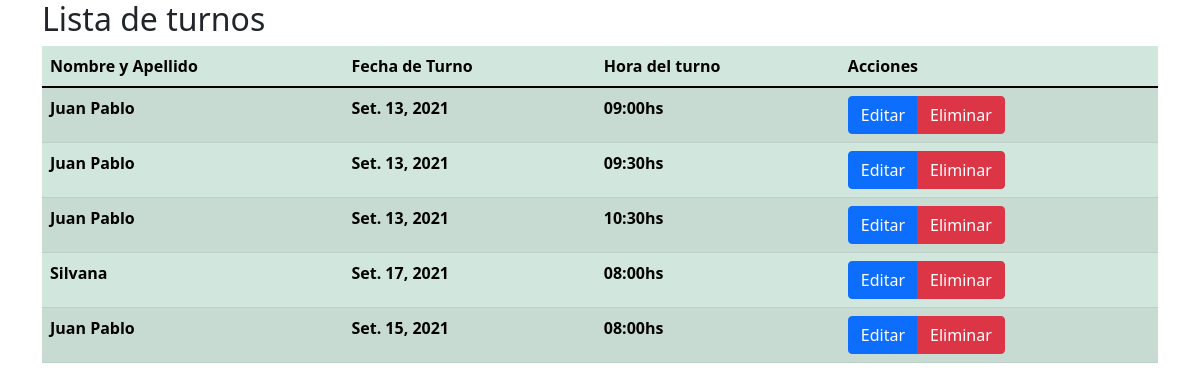
The app's page /lista_turnos, older data.
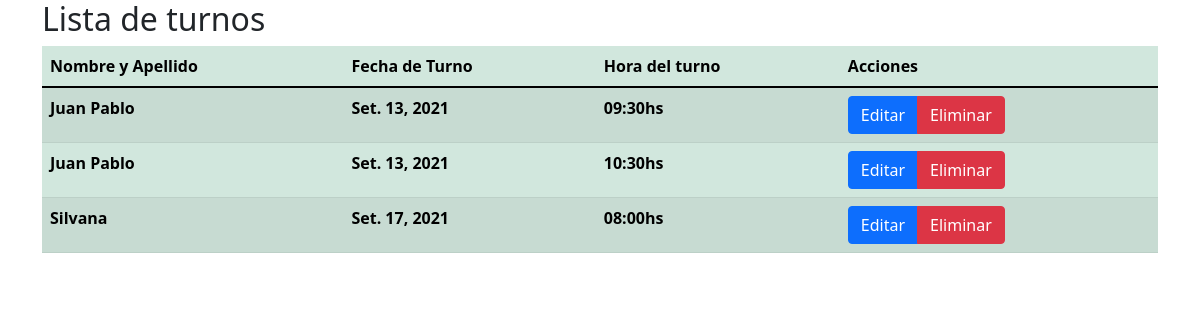
The same page, newer data.
### app/models.py (models this page shows, shortened)
class Turno(models.Model):
    nombre=models.CharField(max_length=64)
    dni=models.IntegerField(max_length=8,default=0)
    dia=models.ForeignKey(Dia,on_delete=models.CASCADE)
    hora=models.ForeignKey(Hora,on_delete=models.CASCADE)

class Dia(models.Model):
    dia=models.DateField()
    horario=models.ManyToManyField(Hora)

class Hora(models.Model):
    horas=models.CharField(max_length=64,choices=horas,default="08:00")
    def __str__(self):
        return f"{self.horas}"

### app/views.py (the view)
# urls.py: path('lista_turnos',views.ListaTurnos.as_view(template_name="app/lista_turnos.html"),name="lista_turnos"),
class ListaTurnos(ListView):
    model=Turno
    form=Turno
    fields="__all__"
    success_url=reverse_lazy('index')

### app/templates/app/lista_turnos.html (shortened to what this page needs)
<!DOCTYPE html>
<html lang="es">
<head>
</head>
<body>
{% extends "app/base.html" %}
{% block body %}
<h2>Lista de turnos</h2>
<table class="table table-success table-striped">
    <thead>
        <tr style="align-items: center;">
            <th>Nombre y Apellido</th>
            <th>Fecha de Turno</th>
            <th>Hora del turno</th>
            <th>Acciones</th>
        </tr>
    </thead>
    <tbody>
        {% for p in object_list %}
            <tr>
                <th>{{p.nombre}}</th>
                <th>{{p.dia.dia}}</th>
                <th>{{p.hora}}hs</th>
                <th>
                    <form method="POST" action="lista_turnos/eliminar/{{p.id}}">
                        <div class="btn-group">
                        <a href="{% url 'editar_turno' p.id %}" title="Editar" type="button" class="btn btn-primary">Editar </a>
                        <button class="btn btn-danger" onclick="return eliminar();" type="submit">
                            Eliminar
                          </button>
                        </div>
                        </form>
                </th>
            </tr>
        {% endfor %}
    </tbody>
</table>
{% endblock %}

### app/templates/app/base.html (shortened to what this page needs)
<!DOCTYPE html>
<html lang="es">
<head>
    <link href="https://cdn.jsdelivr.net/npm/bootstrap@5.1.1/dist/css/bootstrap.min.css" rel="stylesheet">
</head>
<body>
    <div class="container">
    {% block body %}
    {% endblock %}
</div>
</body>
</html>

Row changes from the older to the newer data that the page shows:
removed Turno: nombre "Juan Pablo", dia.dia "Set. 13, 2021", hora "09:00"
removed Turno: nombre "Juan Pablo", dia.dia "Set. 15, 2021", hora "08:00"
